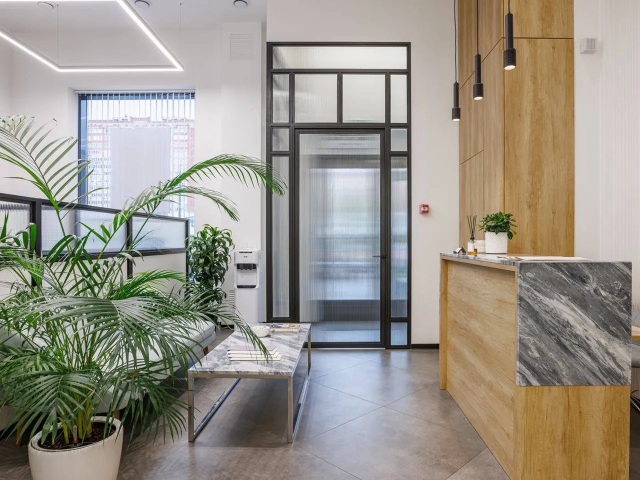
#> input picture assets/img/clinic/clinic-1.webp, 1280 x 960 px (shown at 1/2 size)
$ python build-anketa.py
#> lines starting #> are read from the running program, lines starting #| are printed output that depends on the picture
# -*- coding: utf-8 -*-
"""
Картинки для «Анкеты компании» → «Загрузите изображения» (Яндекс Бизнес).

Это НЕ фотографии карточки и НЕ витрина: отсюда Яндекс собирает
автоматические объявления клиники — их видно в Поиске, на Картах и в
Рекламной сети. Требования и запреты (support/business-priority,
раздел «Правила размещения рекламно-информационных материалов»):

- минимум 650×650 px для текстовых объявлений; берём с запасом;
- изображение должно соответствовать деятельности компании;
- текста на картинке — не больше 20 % площади. Поэтому сюда НЕ годятся
  готовые баннеры акций, карточки объявлений и слайды историй: у них
  впечатаны заголовки, цены и дисклеймер;
- нельзя «до/после», контакты (телефон, почта, адрес) на картинке и
  рекламные слова вроде «скидка», «купить» вне раздела акций;
- дисклеймер о противопоказаниях в саму картинку добавлять не нужно —
  для медицинских услуг Яндекс подставляет предупреждение сам.

Водяной знак здесь тоже не ставим: в объявлении и так видно название
клиники, а знак — лишний элемент поверх кадра.

Готовим два формата: квадрат 1200×1200 (основной) и широкий 1920×1080 —
чтобы у Яндекса был выбор под разные места показа.

Запуск: python3 build-anketa.py  → out/
"""
import os

from PIL import Image

HERE = os.path.dirname(os.path.abspath(__file__))
ROOT = os.path.abspath(os.path.join(HERE, '..', '..'))
OUT = os.path.join(HERE, 'out')

SQUARE, WIDE = (1200, 1200), (1920, 1080)

# файл-источник, имя, делать ли широкую версию
SHOTS = [
    # реальная клиника — главный аргумент доверия
    ('assets/img/clinic/clinic-1.webp',           'klinika-resepshen',  True),
    ('assets/img/clinic/clinic-2.webp',           'klinika-holl',       True),
    ('assets/img/clinic/clinic-3.webp',           'klinika-ozhidanie',  False),
    ('assets/img/clinic/clinic-5.webp',           'klinika-stoyka',     False),
    ('assets/img/clinic/clinic-about.webp',       'klinika-interyer',   False),
    # приём и услуги — кадры с людьми, без единой надписи
    ('_materials/yb-ads/bg/05-plan.png',          'priem-plan',         True),
    ('_materials/yb-ads/bg/14-gigiena.png',       'priem-gigiena',      True),
    ('_materials/yb-ads/bg/20-semya.png',         'semya',              False),
    ('_materials/yb-ads/bg/10-brekety.png',       'ortodontiya',        False),
    ('_materials/yb-ads/bg/19-osstem.png',        'implantaciya',       False),
    ('_materials/yb-promo/bg/promo-family.png',   'semya-pokoleniya',   True),
]


def fit(im, size):
    w, h = size
    k = max(w / im.width, h / im.height)
    im = im.resize((round(im.width * k), round(im.height * k)), Image.LANCZOS)
    x, y = (im.width - w) // 2, (im.height - h) // 2
    return im.crop((x, y, x + w, y + h))


def build():
    os.makedirs(OUT, exist_ok=True)
    n = 0
    for src, name, wide in SHOTS:
        im = Image.open(os.path.join(ROOT, src)).convert('RGB')
#> im is the input picture: PIL image 1280x960 RGB; mean R, G, B 153.6, 148.5, 137.8
        fit(im, SQUARE).save(os.path.join(OUT, f'{name}-1x1.jpg'),
                             'JPEG', quality=90, optimize=True)
#> in fit, `return im.crop((x, y, x + w, y + h))`:
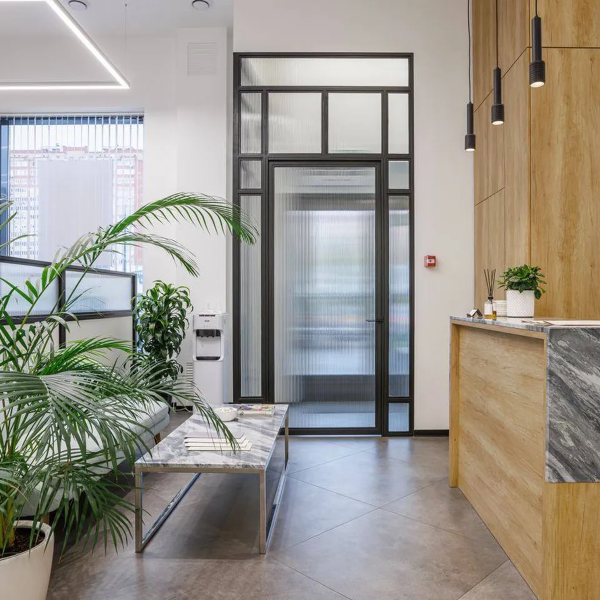
#> returned value: PIL image 1200x1200 RGB (shown at 1/2 size); mean R, G, B 154.3, 149.2, 140.3
        n += 1
        if wide:
            fit(im, WIDE).save(os.path.join(OUT, f'{name}-16x9.jpg'),
                               'JPEG', quality=90, optimize=True)
#> call 2 of fit, with size = (1920, 1080)
#> in fit (call 2), `return im.crop((x, y, x + w, y + h))`:
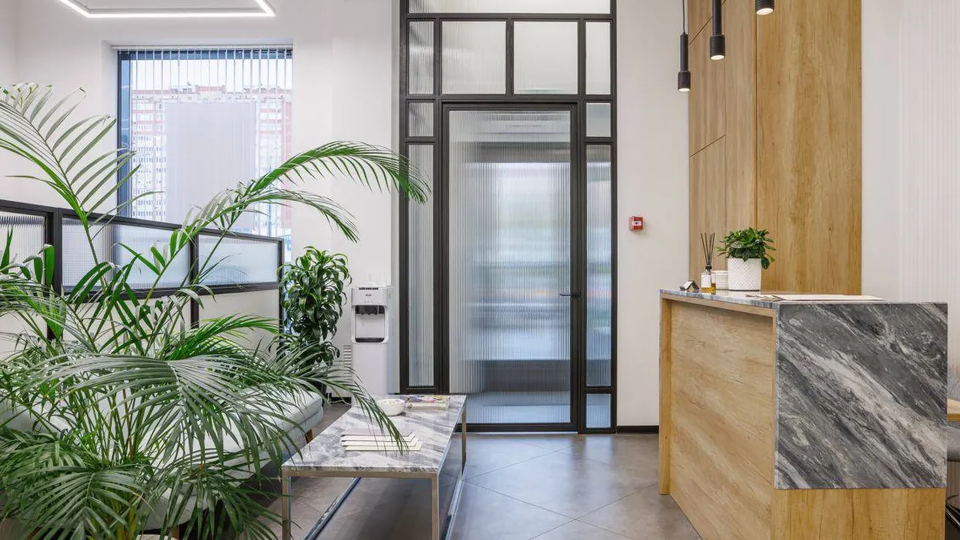
#> returned value: PIL image 1920x1080 RGB (shown at 1/2 size); mean R, G, B 153.2, 150.5, 140.4
            n += 1
        print(f'  ✓ {name}{"  (+16:9)" if wide else ""}')
#> pass 2 of the loop in build, `for src, name, wide in SHOTS:`:
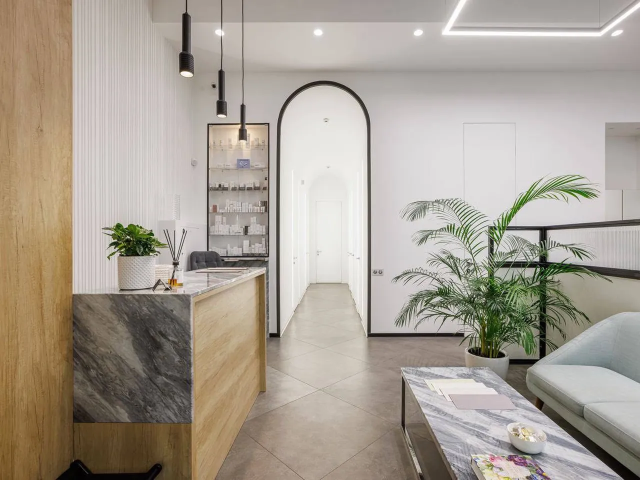
#> input picture assets/img/clinic/clinic-2.webp, 1280 x 960 px (shown at 1/2 size)
#> in build, im is the input picture: PIL image 1280x960 RGB; mean R, G, B 168.5, 159.7, 148.1
#> im: PIL image 1600x1200 RGB
#> in fit (call 3), `return im.crop((x, y, x + w, y + h))`:
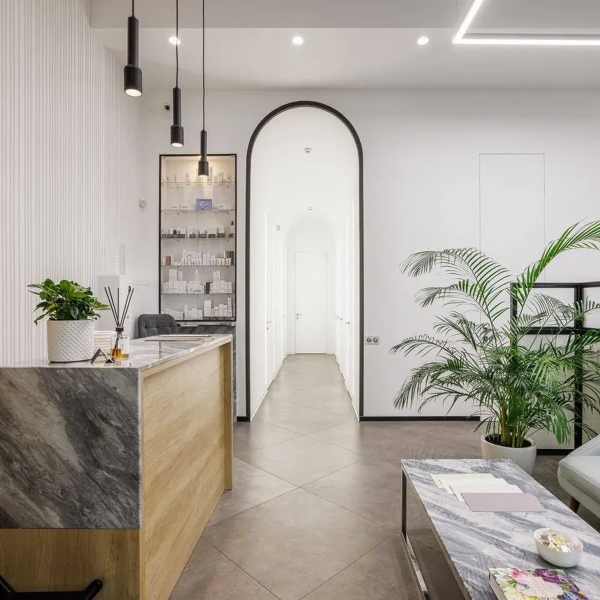
#> returned value: PIL image 1200x1200 RGB (shown at 1/2 size); mean R, G, B 170.7, 164.1, 155.5
#> im: PIL image 1920x1440 RGB
#> in fit (call 4), `return im.crop((x, y, x + w, y + h))`:
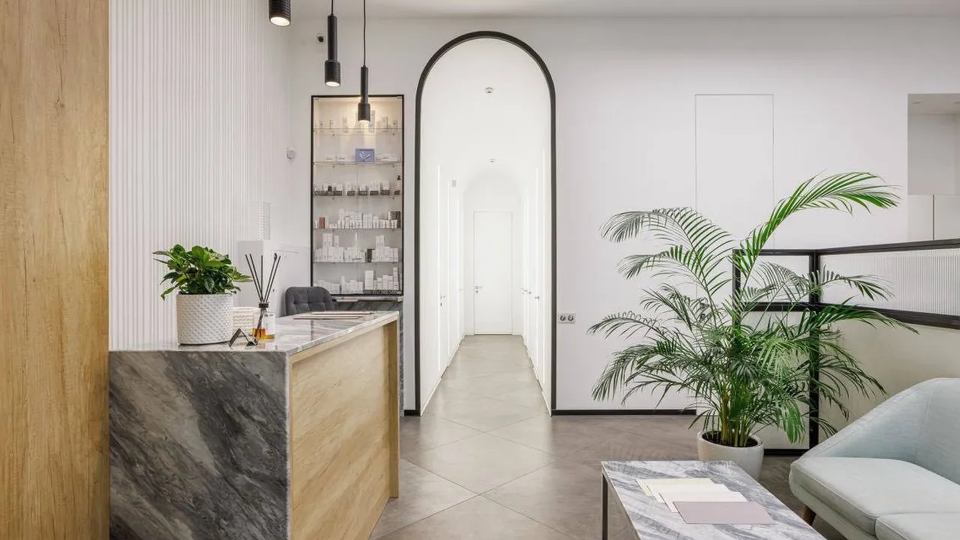
#> returned value: PIL image 1920x1080 RGB (shown at 1/2 size); mean R, G, B 172.4, 164.7, 153.2
#> pass 3 of the loop in build, `for src, name, wide in SHOTS:`:
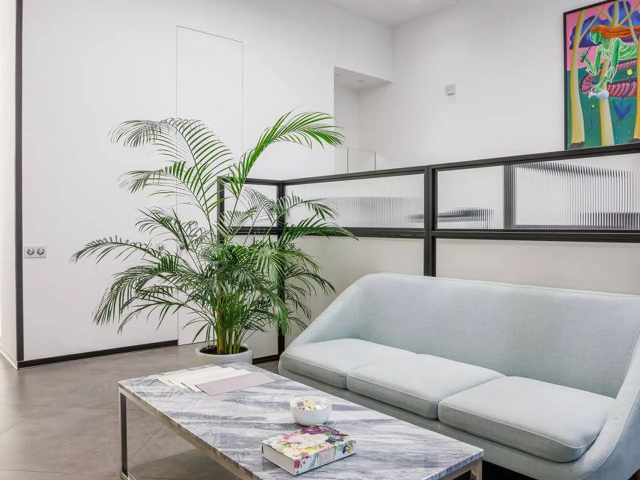
#> input picture assets/img/clinic/clinic-3.webp, 1280 x 960 px (shown at 1/2 size)
#> in build, im is the input picture: PIL image 1280x960 RGB; mean R, G, B 175.7, 175.2, 172.5
#> im: PIL image 1600x1200 RGB
#> in fit (call 5), `return im.crop((x, y, x + w, y + h))`:
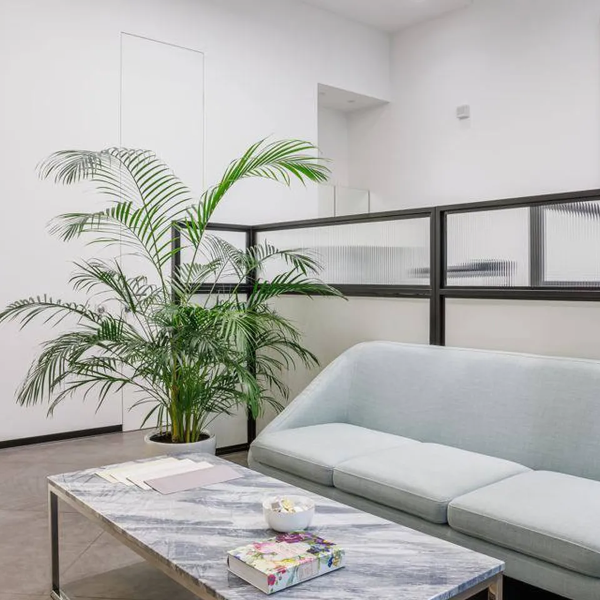
#> returned value: PIL image 1200x1200 RGB (shown at 1/2 size); mean R, G, B 176.7, 176.6, 173.5
#> the loop made 6 passes; the first 3 are shown
    print(f'готово: {n} файлов в out/')


if __name__ == '__main__':
#> (the run stopped early here; a loop or call above may not have finished)
